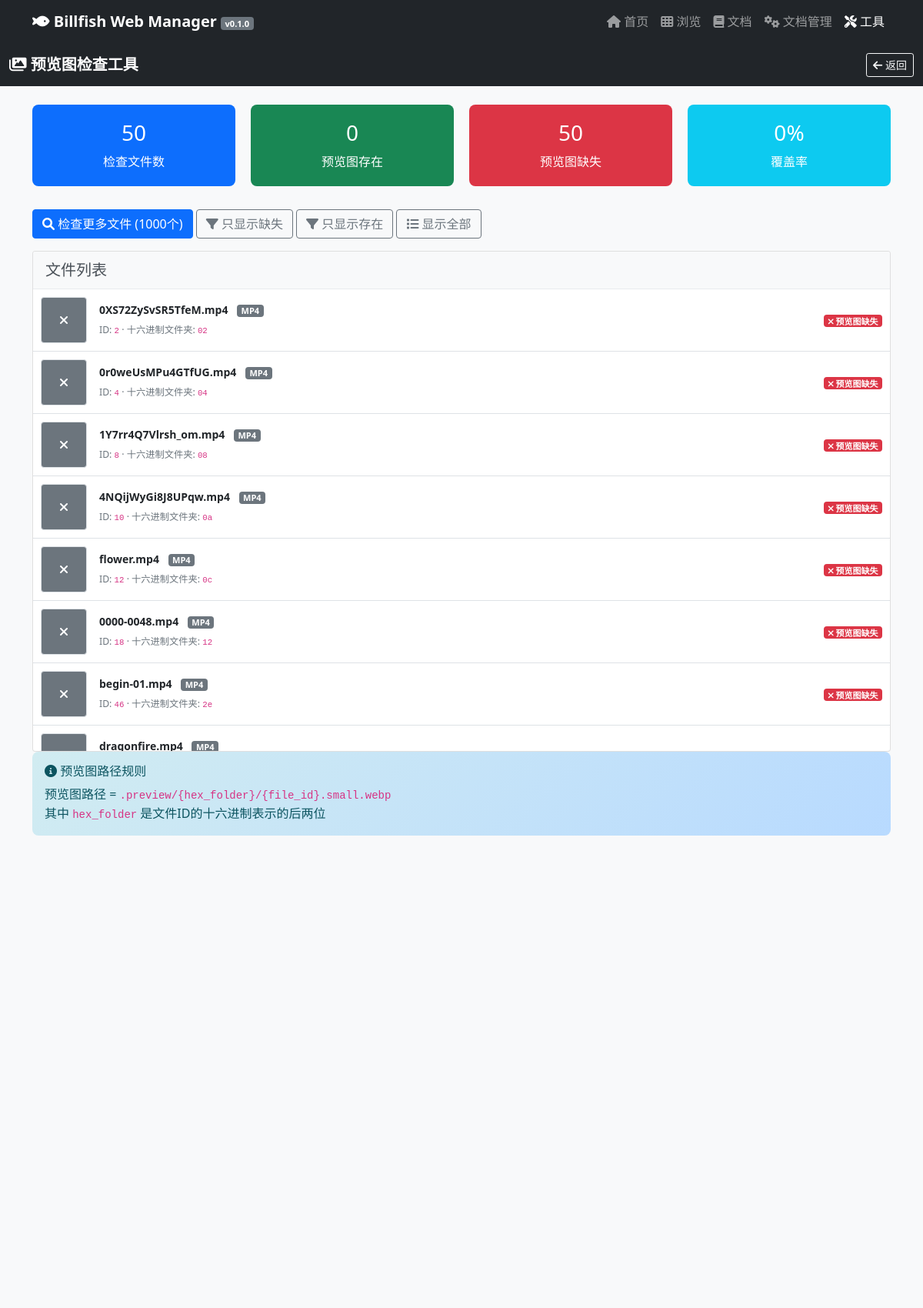
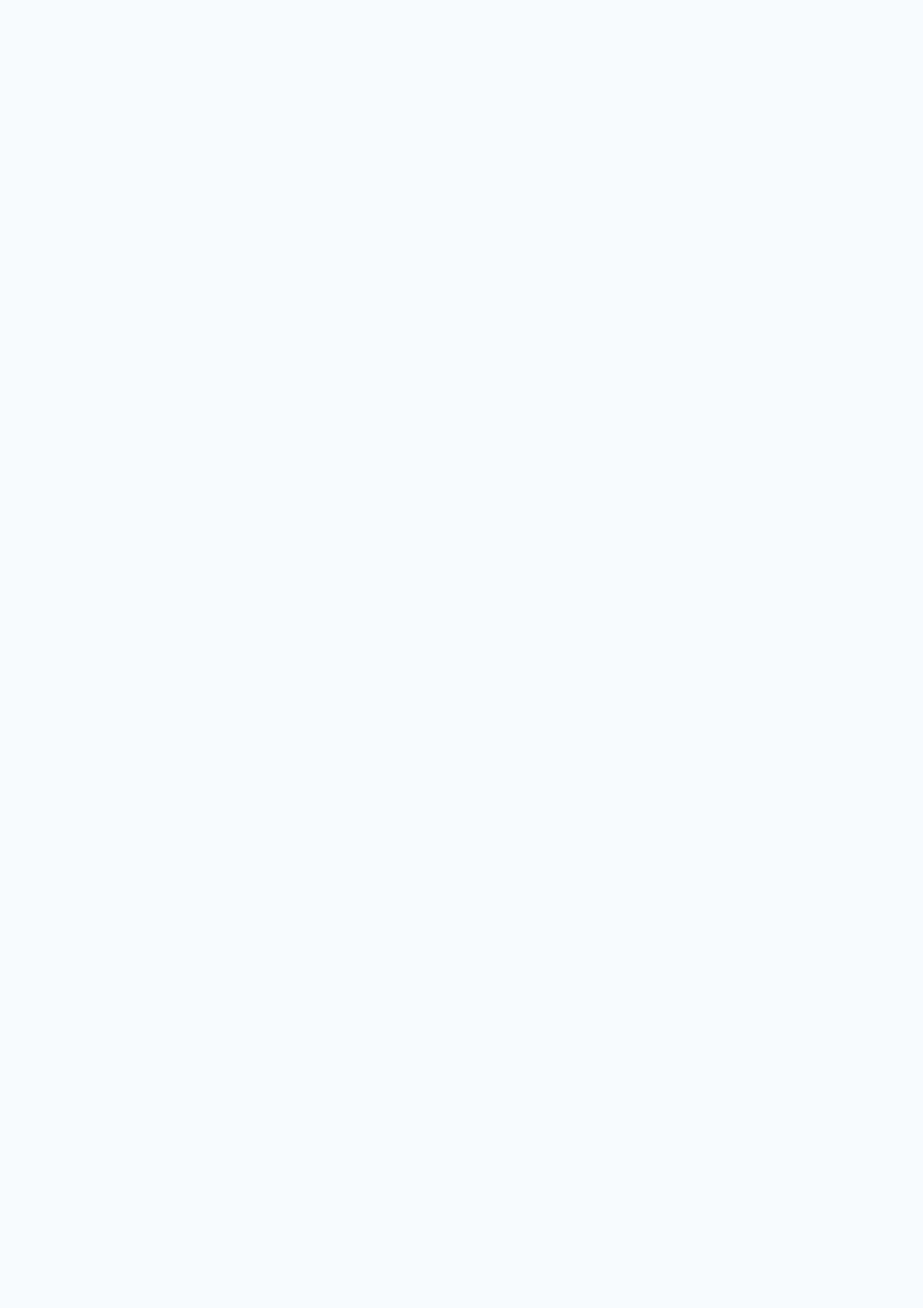
/tools/web-ui/preview-checker.php (upper part), run on the app's committed database (2 pictures, top to bottom).
### tables this page shows
CREATE TABLE bf_file (id INTEGER PRIMARY KEY AUTOINCREMENT, name TEXT, pid INTEGER NOT NULL, is_hide INTEGER, is_link INTEGER, file_size INTEGER, ctime INTEGER, mtime INTEGER, md5 TEXT, tid INTEGER, born INTEGER, ttid INTEGER);

### tools/web-ui/preview-checker.php (the view, shortened to what this page needs)
<?php
$currentPage = 'tools-ui.php';
$sqlite_available = class_exists('SQLite3');
$error_message = null;
$files = [];
$total = 0;
$withPreview = 0;
$missing = 0;
$coverage = 0;
$checkAll = false;
if (!$sqlite_available) {
    $error_message = 'SQLite3 扩展未启用。请在 php.ini 中启用 extension=sqlite3';
} else {
    try {
        $db = new SQLite3(BILLFISH_PATH . '/.bf/billfish.db');
        $checkAll = isset($_GET['check_all']);
        $limit = $checkAll ? 1000 : 50;
        $result = $db->query("
            SELECT f.id, f.name, t.name as type_name
            FROM bf_file f
            LEFT JOIN bf_type t ON f.tid = t.id
            LIMIT {$limit}
        ");
        while ($row = $result->fetchArray(SQLITE3_ASSOC)) {
            $hexFolder = substr(str_pad(dechex($row['id']), 4, '0', STR_PAD_LEFT), -2);
            $previewPath = BILLFISH_PATH . "/.bf/.preview/{$hexFolder}/{$row['id']}.small.webp";
            $files[] = [
                'id' => $row['id'],
                'name' => $row['name'],
                'type' => $row['type_name'] ?? pathinfo($row['name'], PATHINFO_EXTENSION),
                'hex_folder' => $hexFolder,
                'preview_exists' => file_exists($previewPath),
                'preview_path' => $previewPath
            ];
        }
        $total = count($files);
        $withPreview = count(array_filter($files, fn($f) => $f['preview_exists']));
        $missing = $total - $withPreview;
        $coverage = $total > 0 ? round(($withPreview / $total) * 100, 1) : 0;
    } catch (Exception $e) {
        $error_message = '数据库错误: ' . $e->getMessage();
    }
}
?>
<?php include '../../includes/header.php'; ?>
</head>
<body class="bg-light">
    <nav class="navbar navbar-dark bg-dark">
        <div class="container-fluid">
            <span class="navbar-brand"><i class="fas fa-images"></i> 预览图检查工具</span>
            <a href="../../tools-ui.php" class="btn btn-sm btn-outline-light">
                <i class="fas fa-arrow-left"></i> 返回
            </a>
        </div>
    </nav>
    <div class="container my-4">
        <?php if ($error_message): ?>
        <div class="alert alert-danger">
            <h4><i class="fas fa-exclamation-triangle"></i> 错误</h4>
            <p><?= htmlspecialchars($error_message) ?></p>
            <hr>
            <p class="mb-0"><strong>解决方法:</strong></p>
            <ol>
                <li>打开 php.ini 文件</li>
                <li>找到 <code>;extension=sqlite3</code> 这一行</li>
                <li>删除前面的分号 <code>;</code> 使其变为 <code>extension=sqlite3</code></li>
                <li>重启PHP服务器</li>
            </ol>
        </div>
        <?php else: ?>
        <div class="stats-grid">
            <div class="stat-card bg-primary text-white">
                <h3><?= number_format($total) ?></h3>
                <p class="mb-0">检查文件数</p>
            </div>
            <div class="stat-card bg-success text-white">
                <h3><?= number_format($withPreview) ?></h3>
                <p class="mb-0">预览图存在</p>
            </div>
            <div class="stat-card bg-danger text-white">
                <h3><?= number_format($missing) ?></h3>
                <p class="mb-0">预览图缺失</p>
            </div>
            <div class="stat-card bg-info text-white">
                <h3><?= $coverage ?>%</h3>
                <p class="mb-0">覆盖率</p>
            </div>
        </div>
        <div class="mb-3">
            <?php if (!$checkAll): ?>
            <a href="?check_all=1" class="btn btn-primary">
                <i class="fas fa-search"></i> 检查更多文件 (1000个)
            </a>
            <?php else: ?>
            <a href="?" class="btn btn-secondary">
                <i class="fas fa-undo"></i> 返回快速检查 (50个)
            </a>
            <?php endif; ?>
            <button class="btn btn-outline-secondary" onclick="filterFiles('missing')">
                <i class="fas fa-filter"></i> 只显示缺失
            </button>
            <button class="btn btn-outline-secondary" onclick="filterFiles('exists')">
                <i class="fas fa-filter"></i> 只显示存在
            </button>
            <button class="btn btn-outline-secondary" onclick="filterFiles('all')">
                <i class="fas fa-list"></i> 显示全部
            </button>
        </div>
        <div class="card">
            <div class="card-header">
                <h5 class="mb-0">文件列表</h5>
            </div>
            <div class="card-body p-0" style="max-height: 600px; overflow-y: auto;">
                <?php foreach ($files as $file): ?>
                <div class="file-row d-flex align-items-center justify-content-between"
                     data-status="<?= $file['preview_exists'] ? 'exists' : 'missing' ?>">
                    <div class="d-flex align-items-center flex-grow-1">
                        <div class="me-3">
                            <?php if ($file['preview_exists']): ?>
                               <img src="../../preview.php?id=<?= urlencode((string)$file['id']) ?>"
                                 class="preview-thumb"
                                 alt="预览图">
                            <?php else: ?>
                            <div class="preview-thumb bg-secondary d-flex align-items-center justify-content-center">
                                <i class="fas fa-times text-white"></i>
                            </div>
                            <?php endif; ?>
                        </div>
                        <div class="flex-grow-1 file-info">
                            <div class="mb-1">
                                <strong><?= htmlspecialchars($file['name']) ?></strong>
                                <span class="badge bg-secondary ms-2"><?= strtoupper($file['type']) ?></span>
                            </div>
                            <small class="text-muted">
                                ID: <code><?= $file['id'] ?></code> ·
                                十六进制文件夹: <code><?= $file['hex_folder'] ?></code>
                            </small>
                        </div>
                        <div>
                            <?php if ($file['preview_exists']): ?>
                            <span class="badge bg-success">
                                <i class="fas fa-check"></i> 预览图存在
                            </span>
                            <?php else: ?>
                            <span class="badge bg-danger">
                                <i class="fas fa-times"></i> 预览图缺失
                            </span>
                            <?php endif; ?>
                        </div>
                    </div>
                </div>
                <?php endforeach; ?>
            </div>
        </div>
        <div class="alert alert-info mt-4">
            <h6><i class="fas fa-info-circle"></i> 预览图路径规则</h6>
            <p class="mb-0">
                预览图路径 = <code>.preview/{hex_folder}/{file_id}.small.webp</code><br>
                其中 <code>hex_folder</code> 是文件ID的十六进制表示的后两位
            </p>
        </div>
        <?php endif; ?>
    </div>
<?php include '../../includes/footer.php'; ?>

### includes/header.php (shortened to what this page needs)
<!DOCTYPE html>
<html lang="zh-CN">
<head>
    <link href="https://cdn.jsdelivr.net/npm/bootstrap@5.1.3/dist/css/bootstrap.min.css" rel="stylesheet">
    <link href="https://cdnjs.cloudflare.com/ajax/libs/font-awesome/6.0.0/css/all.min.css" rel="stylesheet">
    <link href="/assets/css/style.css" rel="stylesheet">
</head>
<body>
    <nav class="navbar navbar-expand-lg navbar-dark bg-dark fixed-top" style="z-index: 1030;">
        <div class="container">
            <a class="navbar-brand" href="/index.php">
                <i class="fas fa-fish"></i> Billfish Web Manager
                <span class="badge bg-secondary"><?php echo defined('BILLFISH_WEB_VERSION') ? BILLFISH_WEB_VERSION : '0.1.1'; ?></span>
            </a>
            <div class="collapse navbar-collapse" id="navbarNav">
                <ul class="navbar-nav ms-auto">
                    <li class="nav-item">
                        <a class="nav-link <?php echo ($currentPage == 'index.php') ? 'active' : ''; ?>" href="/index.php">
                            <i class="fas fa-home"></i> 首页
                        </a>
                    </li>
                    <li class="nav-item">
                        <a class="nav-link <?php echo ($currentPage == 'browse.php') ? 'active' : ''; ?>" href="/browse.php">
                            <i class="fas fa-th"></i> 浏览
                        </a>
                    </li>
                    <li class="nav-item">
                        <a class="nav-link <?php echo ($currentPage == 'docs-ui.php') ? 'active' : ''; ?>" href="/docs-ui.php">
                            <i class="fas fa-book"></i> 文档
                        </a>
                    </li>
                    <li class="nav-item">
                        <a class="nav-link <?php echo ($currentPage == 'docs-admin.php') ? 'active' : ''; ?>" href="/docs-admin.php">
                            <i class="fas fa-cogs"></i> 文档管理
                        </a>
                    </li>
                    <li class="nav-item">
                        <a class="nav-link <?php echo ($currentPage == 'tools-ui.php') ? 'active' : ''; ?>" href="/tools-ui.php">
                            <i class="fas fa-tools"></i> 工具
                        </a>
                    </li>
                </ul>
            </div>
        </div>
    </nav>

### includes/footer.php (shortened to what this page needs)
</body>
</html>

### assets/css/style.css (style rules this page uses)
body { background-color: #f8f9fa; font-family: 'Segoe UI', Tahoma, Geneva, Verdana, sans-serif; padding-top: 56px; padding-bottom: 52px; }
.navbar-brand { font-weight: bold; }
.mt-4 { margin-bottom: 1.5rem !important; margin-top: 0rem !important; }
.badge { font-size: 0.75em; padding: 0.25em 0.5em; }
.card-header { background: linear-gradient(135deg, #f8f9fa 0%, #e9ecef 100%); border-bottom: 1px solid #dee2e6; font-weight: 500; }
.card-header h5 { margin: 0; color: #495057; }
.alert { border: none; border-radius: 8px; }
.alert-info { background: linear-gradient(135deg, #d1ecf1 0%, #b8daff 100%); color: #0c5460; }
.card, .btn, .form-control, .form-select { transition: all 0.2s ease-in-out; }
.card-header { background: #f8f9fa; color: #495057; border: none; padding: 0.75rem 1rem; font-weight: 600; font-size: 0.9rem; border-bottom: 1px solid #e9ecef; }
.card-body { padding: 0.75rem; }

### tools/web-ui/preview-checker.php (style rules this page uses)
.stats-grid { display: grid; grid-template-columns: repeat(auto-fit, minmax(200px, 1fr)); gap: 20px; margin-bottom: 30px; }
.stat-card { text-align: center; padding: 20px; border-radius: 8px; }
.file-row { padding: 10px; border-bottom: 1px solid #dee2e6; }
.preview-thumb { width: 60px; height: 60px; object-fit: cover; border-radius: 4px; border: 1px solid #dee2e6; }
.file-info { font-size: 14px; }
.badge { font-size: 11px; }

### data on the page
bf_file: name "0XS72ZySvSR5TfeM.mp4", type "MP4", id "2", hex_folder "02", shows "预览图缺失"
bf_file: name "0r0weUsMPu4GTfUG.mp4", type "MP4", id "4", hex_folder "04", shows "预览图缺失"
bf_file: name "1Y7rr4Q7Vlrsh_om.mp4", type "MP4", id "8", hex_folder "08", shows "预览图缺失"
bf_file: name "4NQijWyGi8J8UPqw.mp4", type "MP4", id "10", hex_folder "0a", shows "预览图缺失"
bf_file: name "flower.mp4", type "MP4", id "12", hex_folder "0c", shows "预览图缺失"
bf_file: name "0000-0048.mp4", type "MP4", id "18", hex_folder "12", shows "预览图缺失"
bf_file: name "begin-01.mp4", type "MP4", id "46", hex_folder "2e", shows "预览图缺失"
bf_file: name "dragonfire.mp4", type "MP4"

### other printed values
BILLFISH_WEB_VERSION "v0.1.0"
$total "50"
$withPreview "0"
$missing "50"
$coverage "0"
